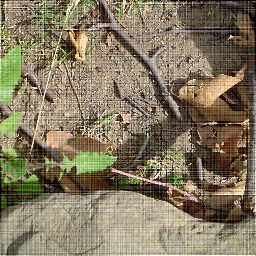
%> input picture Resampling-FFT-Filters/codes/Assign2_imgs/notch_pass_reject_filter/notch3.jpg, 256 x 256 px
$ octave --eval "result = prob2d_c;"   (GNU Octave 9; MATLAB toolbox functions it lacks are replaced by stand-ins)
%> lines starting %> are read from the running program, lines starting %| are printed output that depends on the picture
function output = prob2d_c()

img = im2double(imread('./Assign2_imgs/notch_pass_reject_filter/notch3.jpg'));
Im = img;
output = img;

for c = 1: 3
    Im(:, :, c) = fft2(img(:, :, c));
    Im(:, :, c) = fftshift(Im(:, :, c));
end

Im(1: 88, 127: 132, :) = 0;
Im(170: 256, 127: 132, :) = 0;
Im(128: 132, 1: 90, :) = 0;
Im(128: 132, 170: 256, :) = 0;

for c = 1: 3
    output(:,:,c) = ifft2(ifftshift(Im(:, :, c)));
end

output=mat2gray(abs(output));
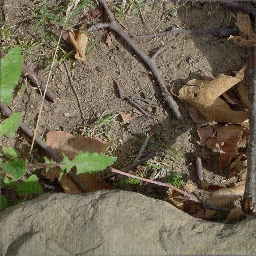
%> output: size 256x256x3 double; mean R, G, B 0.44, 0.402, 0.322

subplot(1, 3, 1); imshow(img);
subplot(1, 3, 2); imshow(Im);
%> after `imshow(Im)`:
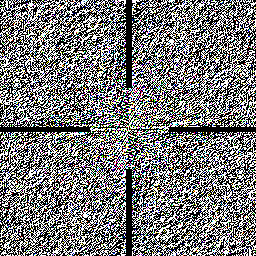
%> displayed picture: size 256x256x3, on the screen's scale of 0 to 255; mean R, G, B 121.1, 121.2, 121.2
subplot(1, 3, 3); imshow(output);

end
